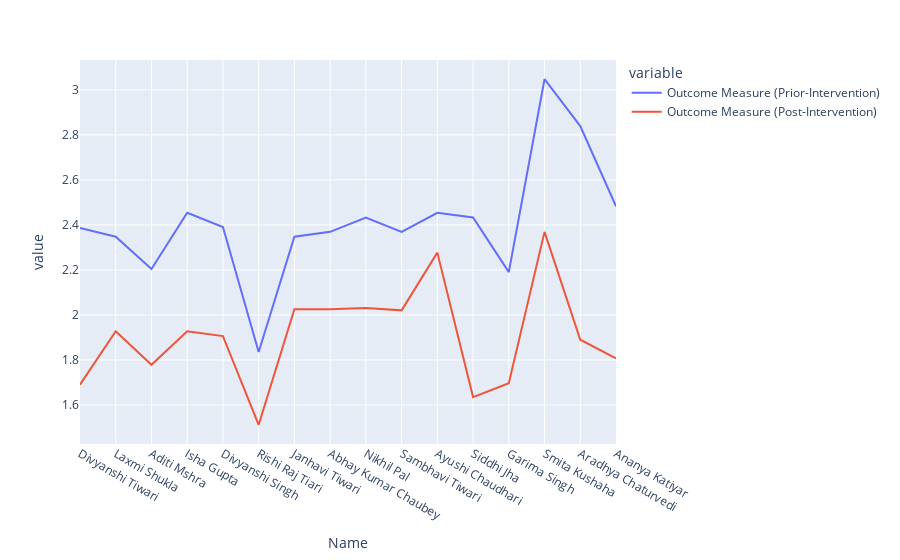

Notebook source saved alongside this figure:
### Code cell
fig = px.line(df, x='Name', y=[df.columns[10], df.columns[12]])
fig.show()

### Figure 1 — Plotly figure (JSON) as saved in the notebook; plotly's stock layout.template omitted (floating-point values rounded to 4 significant figures)
{"data": [{"hovertemplate": "variable=Outcome Measure (Prior-Intervention) <br>Name=%{x}<br>value=%{y}<extra></extra>", "legendgroup": "Outcome Measure (Prior-Intervention) ", "line": {"color": "#636efa", "dash": "solid"}, "marker": {"symbol": "circle"}, "mode": "lines", "name": "Outcome Measure (Prior-Intervention) ", "orientation": "v", "showlegend": true, "type": "scatter", "x": ["Divyanshi Tiwari", "Laxmi Shukla", "Aditi Mshra", "Isha Gupta", "Divyanshi Singh", "Rishi Raj Tiari", "Janhavi Tiwari", "Abhay Kumar Chaubey", "Nikhil Pal", "Sambhavi Tiwari", "Ayushi Chaudhari", "Siddhi Jha", "Garima Singh", "Smita Kushaha", "Aradhya Chaturvedi", "Ananya Katiyar"], "xaxis": "x", "y": [2.386, 2.347, 2.204, 2.454, 2.39, 1.835, 2.347, 2.369, 2.433, 2.369, 2.454, 2.433, 2.19, 3.047, 2.839, 2.483], "yaxis": "y"}, {"hovertemplate": "variable=Outcome Measure (Post-Intervention)<br>Name=%{x}<br>value=%{y}<extra></extra>", "legendgroup": "Outcome Measure (Post-Intervention)", "line": {"color": "#EF553B", "dash": "solid"}, "marker": {"symbol": "circle"}, "mode": "lines", "name": "Outcome Measure (Post-Intervention)", "orientation": "v", "showlegend": true, "type": "scatter", "x": ["Divyanshi Tiwari", "Laxmi Shukla", "Aditi Mshra", "Isha Gupta", "Divyanshi Singh", "Rishi Raj Tiari", "Janhavi Tiwari", "Abhay Kumar Chaubey", "Nikhil Pal", "Sambhavi Tiwari", "Ayushi Chaudhari", "Siddhi Jha", "Garima Singh", "Smita Kushaha", "Aradhya Chaturvedi", "Ananya Katiyar"], "xaxis": "x", "y": [1.69, 1.927, 1.779, 1.927, 1.906, 1.512, 2.025, 2.025, 2.03, 2.02, 2.277, 1.635, 1.696, 2.369, 1.89, 1.807], "yaxis": "y"}], "layout": {"legend": {"title": {"text": "variable"}, "tracegroupgap": 0}, "margin": {"t": 60}, "xaxis": {"anchor": "y", "domain": [0, 1], "title": {"text": "Name"}}, "yaxis": {"anchor": "x", "domain": [0, 1], "title": {"text": "value"}}}}
